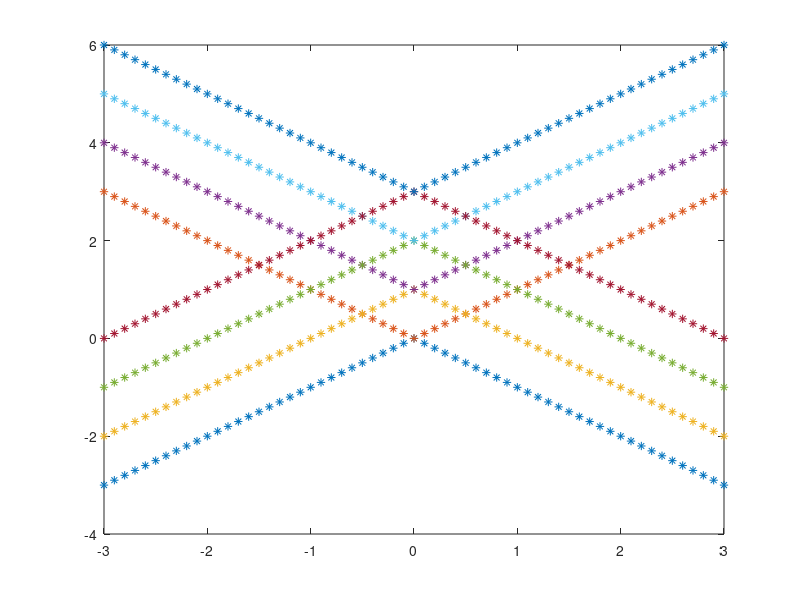

This chart was generated by the following MATLAB code:
alpha = [0 1 2 3];
beta = [-3 : 0.1 : 3];

for i = 1:length(alpha)
    a = alpha(i);
    eigens = zeros([length(beta) 2]);
    
    for j = 1:length(beta)
        b = beta(j);
        M = [a b; b a];
        eigens(j, :) = eig(M);
    end
    
    plot(beta, eigens, '*');
    hold on;
end